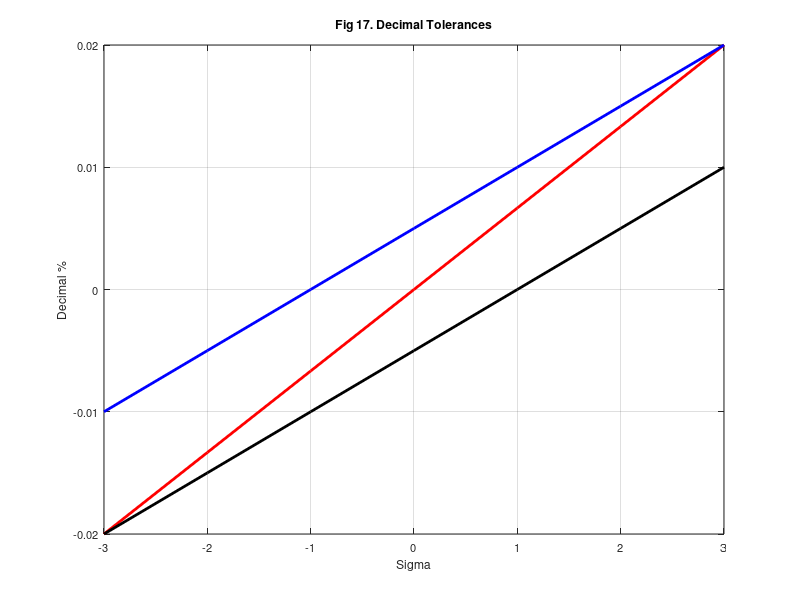

This figure's MATLAB source: (Note: this script raises an error after producing the figure.)
% Generating Gaussian random numbers with MATLAB
% File:  c:\M_files\bookupdate\genorm.m
% updated 11/10/06
% Added color to heavier plot traces; 
% Added legend to plot and explanatory headers
% Consistent symbols used, e.g., Nc, Nk, etc.
% Deleted output file output.txt
%  
clear;clc;
Nk=5; % number random samples
Nc=3; % number of components (resistors)
% Resistor (component) values:
R1=1000;R2=100;R3=10;
%
% Tolerance array T for R1, R2, & R3:
% R2 and R3 have asymmetric tolerances
%
T=[-0.02 -0.01 -0.02;0.02 0.02 0.01]
%
disp(' ');
disp('Nominal resistor values');
disp('        R1           R2           R3')
disp([R1 R2 R3]);
disp(' ')
%
% Generate random Normal (Gaussian) numbers Z with 
% 0 mean and standard deviation (sigma) of 1.
%
for k=1:Nk
   for w=1:Nc
      Z(k,w)=randn; % MATLAB's Gaussian RNG
   end
end
% output Z to screen. (Z will be different for each run.)
% Display column headers for Z
disp('      For R1       For R2       For R3');
%  
Z
% Gaussian random tolerances
for i=1:7
   x(i)=i-4; % x varies from -3 sigma to +3 sigma
   T1(i)=((T(2,1)-T(1,1))/6)*(x(i)+3)+T(1,1); %  symmetric tolerances of +/- 2%
   T2(i)=((T(2,2)-T(1,2))/6)*(x(i)+3)+T(1,2); % asymmetric tolerances of +2% & -1%
   T3(i)=((T(2,3)-T(1,3))/6)*(x(i)+3)+T(1,3); % asymmetric tolerances of +1% & -2%
end
%
for k=1:Nk
   r1(k)=R1*((T(2,1)-T(1,1))/6*(Z(k,1)+3)+T(1,1)+1);
   r2(k)=R2*((T(2,2)-T(1,2))/6*(Z(k,2)+3)+T(1,2)+1);
   r3(k)=R3*((T(2,3)-T(1,3))/6*(Z(k,3)+3)+T(1,3)+1);
end
%
disp(' ')
disp('Random resistor values per Z and T')
disp(' ')
disp('        R1           R2           R3')
disp(' ')
disp([r1' r2' r3'])
%
% plot T1, T2, & T3
h=plot(x,T1,'r',x,T2,'b',x,T3,'k');
set(h,'LineWidth',2);
set(gca,'FontSize',8);
axis([-3 3 -0.02 0.02])
grid on
xlabel('Sigma');ylabel('Decimal %');
title('Fig 17. Decimal Tolerances')
legend('+2% -2%','+2% -1%','+1% -2%',4);

   